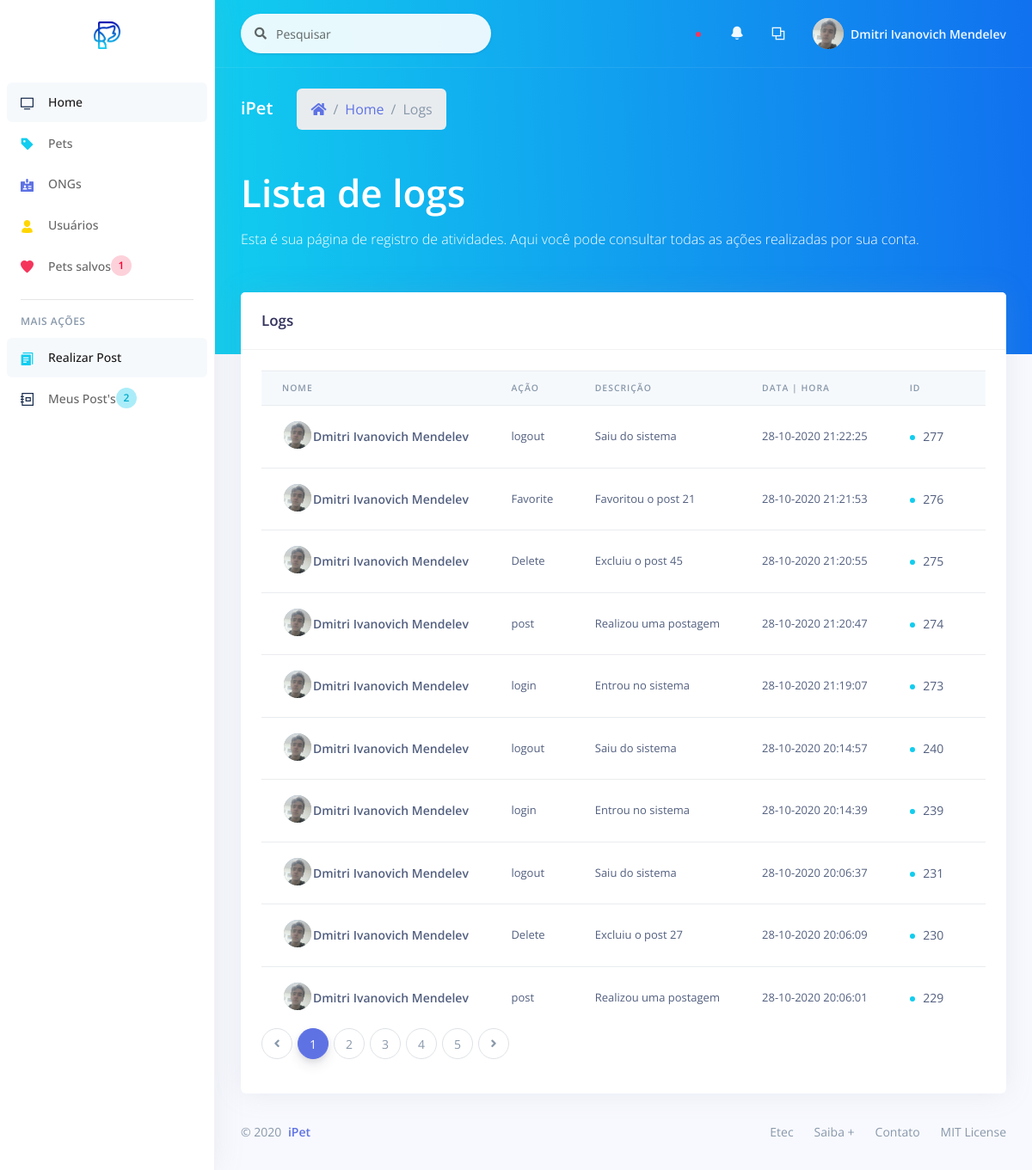
Page /_site/_user/list/list_log.php (signed in) on the committed database.
### tables this page shows
CREATE TABLE `log` (
  `id_log` int(11) NOT NULL,
  `description` varchar(200) NOT NULL,
  `action` varchar(50) NOT NULL,
  `user_id` int(11) NOT NULL,
  `user_name` varchar(200) NOT NULL,
  `user_doc` varchar(11) NOT NULL,
  `created_at` varchar(50) NOT NULL
);

### _site/_user/list/list_log.php (the view, shortened to what this page needs)
<?php
include_once('../../controller/connect.php');
?>
<!DOCTYPE html>
<html>
<head>
  <?php
    include_once "../../assets/components/styles.php";
  ?>
</head>
<body>
  <?php
    include_once "../components/sidenav.php";
  ?>
  <div class="main-content" id="panel">
    <?php
      include_once "../components/top_nav.php";
    ?>
    <div class="header bg-gradient-info pb-6">
      <div class="container-fluid">
        <div class="header-body">
          <div class="row align-items-center py-4">
            <div class="col-lg-6 col-7">
              <h6 class="h2 text-white d-inline-block mb-0">iPet</h6>
              <nav aria-label="breadcrumb" class="d-none d-md-inline-block ml-md-4">
                <ol class="breadcrumb breadcrumb-links breadcrumb-dark">
                  <li class="breadcrumb-item"><a href="#"><i class="fas fa-home"></i></a></li>
                  <li class="breadcrumb-item"><a href="../home.php">Home</a></li>
                  <li class="breadcrumb-item active" aria-current="page">Logs</li>
                </ol>
              </nav>
            </div>
          </div>
          <div class="row">
            <div class="col">
            <h1 class="display-2 text-white">Lista de logs</h1>
            <p class="text-white mt-0 mb-5">Esta é sua página de registro de atividades. Aqui você pode consultar todas as ações realizadas por sua conta.</p>
            </div>
          </div>
        </div>
      </div>
    </div>
    <div class="container-fluid mt--6">
      <div class="row">
        <div class="col-xl-12 order-xl-1">
          <div class="card">
            <div class="card-header">
              <div class="row align-items-center">
                <div class="col-8">
                  <h3 class="mb-0">Logs</h3>
                </div>
              </div>
            </div>
            <div class="card-body">
              <div class="table-responsive">
                <div>
                <?php
                  $num_page_itens = 10;
                  $page = (isset($_GET['page']))? $_GET['page'] : 1;
                  $id = $_SESSION['user_id'];
                  $sql_num_log = "SELECT * FROM log WHERE user_id = '$id'";
                  $res_num_log = mysqli_query($con, $sql_num_log);
                  $init = ($num_page_itens*$page)-$num_page_itens;
                  $sql_log = "SELECT * FROM log WHERE user_id = '$id' ORDER BY id_log DESC LIMIT $init, $num_page_itens";
                  $res_log = mysqli_query($con, $sql_log);
                  $array_log = mysqli_fetch_assoc($res_log);
                  $quanty_logs = mysqli_num_rows($res_num_log);
                  $num_pages = ceil($quanty_logs/$num_page_itens);
                  $profile_image =  $_SESSION['profile_image'];
                ?>
                  <table class="table align-items-center">
                    <thead class="thead-light">
                      <tr>
                        <th scope="col" class="sort" data-sort="name">Nome</th>
                        <th scope="col" class="sort" data-sort="budget">Ação</th>
                        <th scope="col" class="sort" data-sort="status">Descrição</th>
                        <th scope="col" class="sort" data-sort="completion">Data | Hora</th>
                        <th scope="col">ID</th>
                      </tr>
                    </thead>
                    <tbody class="list">
                    <?php
                    do{
                    ?>
                    <tr>
                      <th scope="row">
                        <div class="media align-items-center">
                          <div class="avatar-group">
                            <a href="#" class="avatar avatar-sm rounded-circle" data-toggle="tooltip" data-original-title="<?= $array_log['user_name']; ?>">
                              <img alt="Image placeholder" src="<?= PUBLICO . 'img/users/' . $profile_image; ?>">
                            </a>
                          </div>
                          <div class="media-body">
                            <span class="name mb-0 text-sm"><?= $array_log['user_name']; ?></span>
                          </div>
                        </div>
                      </th>
                      <td class="budget">
                      <?= $array_log['action']; ?>
                      </td>
                      <td>
                      <?= $array_log['description']; ?>
                      </td>
                      <td>
                      <?= $array_log['created_at']; ?>
                      </td>
                      <td>
                        <span class="badge badge-dot mr-4">
                          <i class="bg-info"></i>
                          <span class="status"><?= $array_log['id_log']; ?></span>
                        </span>
                      </td>
                    </tr>
                    <?php
                    } while($array_log = mysqli_fetch_assoc($res_log));
                    ?>
                    </tbody>
                  </table>
                </div>
              </div>
              <nav aria-label="...">
                    <ul class="pagination">
                      <li class="page-item">
                        <a class="page-link" href="list_log.php?page=<?php if($page==1){ echo 1;}else{echo $page-1;};?>" tabindex="-1">
                          <i class="fa fa-angle-left"></i>
                        </a>
                      </li>
                      <?php
                        for($i=1;$i<$num_pages+1;$i++){
                          $current = "";
                          if($page == $i){
                            $current = "active";
                          }
                      ?>
                      <li class="page-item <?= $current; ?>"><a class="page-link" href="list_log.php?page=<?= $i; ?>"><?= $i; ?></a></li>
                      <?php }?>
                      <li class="page-item">
                        <a class="page-link" href="list_log.php?page=<?php if($page<$num_pages){ echo $page+1;}else{echo $page;};?>">
                          <i class="fa fa-angle-right"></i>
                        </a>
                      </li>
                    </ul>
              </nav>
            </div>
          </div>
        </div>
      </div>
      <?php
        include_once "../../assets/components/footer.php";
      ?>
    </div>
  </div>
</body>
</html>

### rows in the picture
log: user_name "Dmitri Ivanovich Mendelev", action "logout", description "Saiu do sistema", created_at "28-10-2020 21:22:25", id_log "277"
log: user_name "Dmitri Ivanovich Mendelev", action "Favorite", description "Favoritou o post 21", created_at "28-10-2020 21:21:53", id_log "276"
log: user_name "Dmitri Ivanovich Mendelev", action "Delete", description "Excluiu o post 45", created_at "28-10-2020 21:20:55", id_log "275"
log: user_name "Dmitri Ivanovich Mendelev", action "post", description "Realizou uma postagem", created_at "28-10-2020 21:20:47", id_log "274"
log: user_name "Dmitri Ivanovich Mendelev", action "login", description "Entrou no sistema", created_at "28-10-2020 21:19:07", id_log "273"
log: user_name "Dmitri Ivanovich Mendelev", action "logout", description "Saiu do sistema", created_at "28-10-2020 20:14:57", id_log "240"
log: user_name "Dmitri Ivanovich Mendelev", action "login", description "Entrou no sistema", created_at "28-10-2020 20:14:39", id_log "239"
log: user_name "Dmitri Ivanovich Mendelev", action "logout", description "Saiu do sistema", created_at "28-10-2020 20:06:37", id_log "231"
log: user_name "Dmitri Ivanovich Mendelev", action "Delete", description "Excluiu o post 27", created_at "28-10-2020 20:06:09", id_log "230"
log: user_name "Dmitri Ivanovich Mendelev", action "post", description "Realizou uma postagem", created_at "28-10-2020 20:06:01", id_log "229"

### other values in the picture
$count_favorite "1"
$count_post "2"
$_SESSION['name'] "Dmitri Ivanovich Mendelev"
